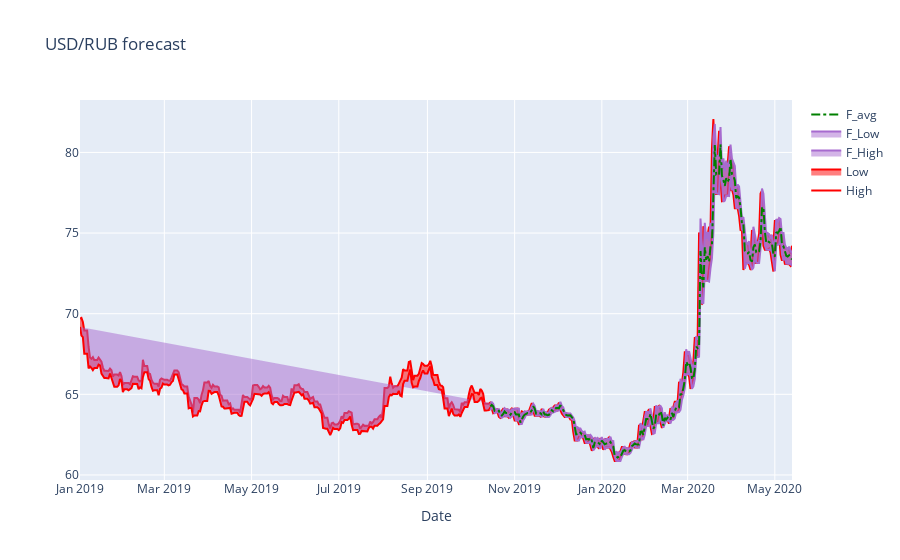

Notebook code cell kept with this figure:
### Markdown cell above
## Graph

### Code cell
from plotly.offline import download_plotlyjs, init_notebook_mode, plot, iplot
import plotly
import plotly.graph_objs as go

# df_model_xy = df_model_xy.reset_index(drop = True)
# df_model_xy = df_result_full2_grpf.reset_index(drop = True)


i = 9
init_notebook_mode(connected=True)
# создаем traces для визуализации
trace0 = go.Scatter(
    x=list(y['High']['2019':].index),
    y=list(y['High']['2019':].values),
#     mode = 'markers+lines',
    name = 'High',
    line=dict(
                color="Red",
                width=2,
#                 dash="dashdot",
            ),
#     fill = 'toself',
    
)

trace1 = go.Scatter(
    x=list(y['Low']['2019':].index),
    y=list(y['Low']['2019':].values),
#     mode = 'markers+lines',
    name = 'Low',
    line=dict(
                color="Red",
                width=2,
#                 dash="dashdot",
            ),
#     fill = 'toself',
    fill='tonexty',
)

trace2 = go.Scatter(
    x=list(pd.DataFrame(pred.predicted_mean).index),
    y=list(pd.DataFrame(pred.predicted_mean)[0]),
#     mode = 'markers+lines',
    name = 'F_High',
    line=dict(
                color="#a76bcf",
                width=2,
#                 dash="dashdot",
            ),
#     fillcolor="LightSalmon",
#     fill = 'toself',
#     fill='tozeroy',
    fill='tonexty',
)

trace3 = go.Scatter(
    x=list(pd.DataFrame(pred2.predicted_mean).index),
    y=list(pd.DataFrame(pred2.predicted_mean)[0]),
#     mode = 'markers+lines',
    name = 'F_Low',
    line=dict(
                color="#a76bcf",
                width=2,
#                 dash="dashdot",
            ),
#     fillcolor="LightSalmon",
#     fill = 'toself',
    fill='tonexty',
    
)

trace4 = go.Scatter(
    x=list(pd.DataFrame(pred2.predicted_mean).index),
    y=list(pd.DataFrame((pred.predicted_mean + pred2.predicted_mean)/2)[0]),
#     mode = 'markers+lines',
    name = 'F_avg',
    line=dict(
                color="Green",
                width=2,
                dash="dashdot",
            ),
#     fillcolor="LightSalmon",
    
)


# создаем массив с данными и задаем title для графика и оси x в layout
data = [trace0, trace1, trace2, trace3, trace4]
# data = [trace0, trace1]
layout = {'title': 'USD/RUB forecast', 'xaxis': {'title': 'Date'}}

# создаем объект Figure и визуализируем его
fig = go.Figure(data=data, layout=layout)
# iplot(fig, show_link=False)
iplot(fig)

### Figure 1 — Plotly figure (JSON) as saved in the notebook; plotly's stock layout.template omitted (floating-point values rounded to 4 significant figures; data arrays with more than 128 entries replaced by an {"elided": "..."} marker saying what was removed)
{"data": [{"line": {"color": "Red", "width": 2}, "name": "High", "type": "scatter", "x": {"elided": "499 str values"}, "y": {"elided": "499 float values"}}, {"fill": "tonexty", "line": {"color": "Red", "width": 2}, "name": "Low", "type": "scatter", "x": {"elided": "499 str values"}, "y": {"elided": "499 float values"}}, {"fill": "tonexty", "line": {"color": "#a76bcf", "width": 2}, "name": "F_High", "type": "scatter", "x": {"elided": "212 str values"}, "y": {"elided": "212 float values"}}, {"fill": "tonexty", "line": {"color": "#a76bcf", "width": 2}, "name": "F_Low", "type": "scatter", "x": {"elided": "212 str values"}, "y": {"elided": "212 float values"}}, {"line": {"color": "Green", "dash": "dashdot", "width": 2}, "name": "F_avg", "type": "scatter", "x": {"elided": "212 str values"}, "y": {"elided": "212 float values"}}], "layout": {"autosize": true, "title": {"text": "USD/RUB forecast"}, "xaxis": {"autorange": true, "range": ["2019-01-01", "2020-05-13"], "title": {"text": "Date"}, "type": "date"}, "yaxis": {"autorange": true, "range": [59.69, 83.25], "type": "linear"}}}
